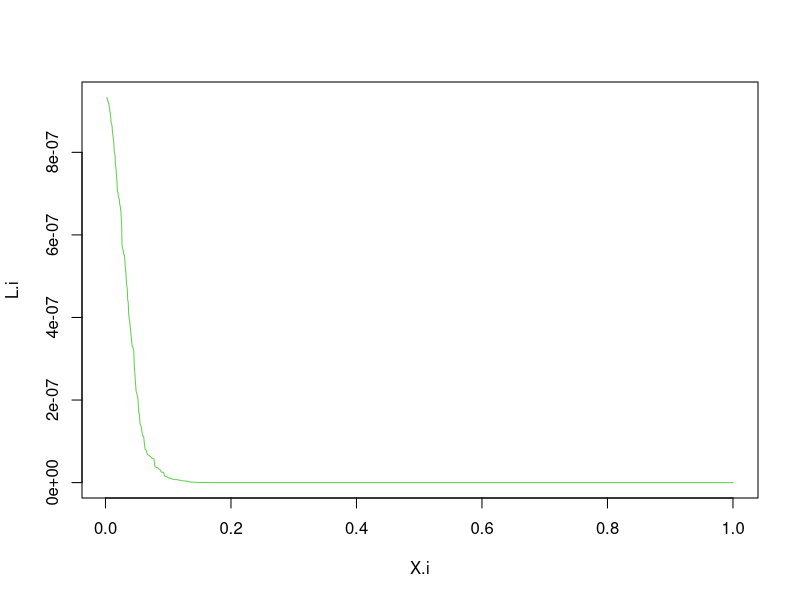
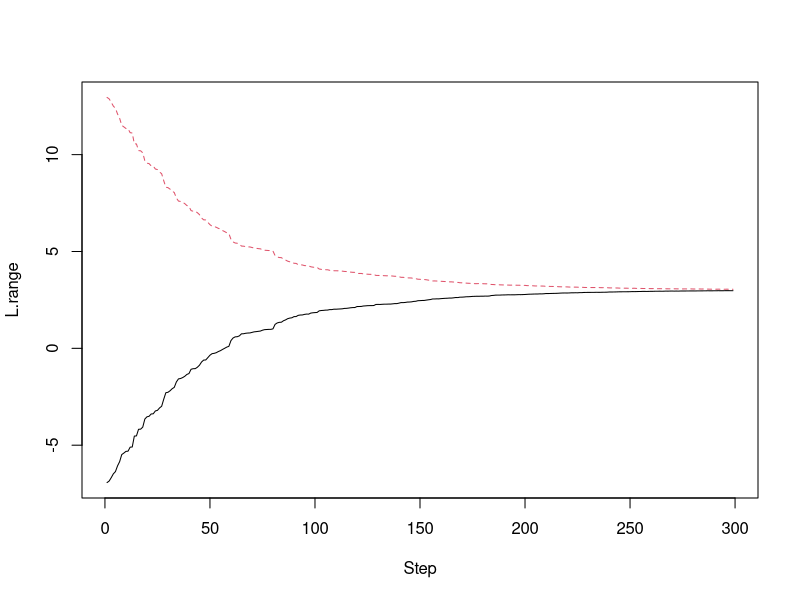

Write the R code that produced these figures, in order.

###################
rm(list=ls(all=T))
###################


t0 <- proc.time()

set.seed(122)
dat <- rnorm(10,3,1)
range <- c(-10,10)+mean(dat)

LH <- function(mu){sum(log(dnorm(dat,mu,1)))}

Rprior <- function(n,range){runif(n,range[1],range[2])}


### Initializing
################

X <- NULL
w <- NULL
L.m <- NULL
L.res <- NULL
l.range <- NULL

N <- 50
j <- 300

lamda.s <- matrix(Rprior(N,range),,1)
L.res <- apply(lamda.s,1,LH)
L.m[1] <- min(L.res)
ind <- which(L.res!=L.m[1])

X[1] <- exp(-1/N)
w[1] <- 1-X[1]

### Main Loop
#############
for(i in 2:j){

l.cur <- lamda.s[sample(ind,1)]

d <- 0.005
direction <- 1
while(direction!= 0){
l.next <- l.cur+d
if(direction==1&&LH(l.next)<=L.m[i-1]){
	l.max <- l.next
	d <- -d
	direction <- -1
	l.next <- l.cur+d
	}
if(direction==-1&&LH(l.next)<=L.m[i-1]){
	l.min <- l.next
	direction <- 0
	}
l.cur <- l.next
}
l.range <- rbind(l.range,c(l.min,l.max))
l.cur <- runif(1,l.min,l.max)

ind.l <- which(L.res==L.m[i-1])
L.res[ind.l] <- LH(l.cur)
lamda.s[ind.l] <- l.cur

L.m[i] <- min(L.res)
ind <- which(L.res!=L.m[i])
X[i] <- exp(-i/N)
w[i] <- X[i-1]-X[i]
}
time <- (proc.time()-t0)[1]

### Result
##########
Z <- sum(exp(L.m)*w)+sum(exp(L.res))*X[j]/N
cat("  CPU time=",time,"; Estimate of Z=",Z,"\n")
plot(c(1,X), exp(c(L.m,mean(L.res))), xlab="X.i", ylab="L.i", 'l',col=3)
matplot(l.range,type="l", xlab="Step", ylab="L.range")
#plot(l.range[,2]-l.range[,1],type='l')








